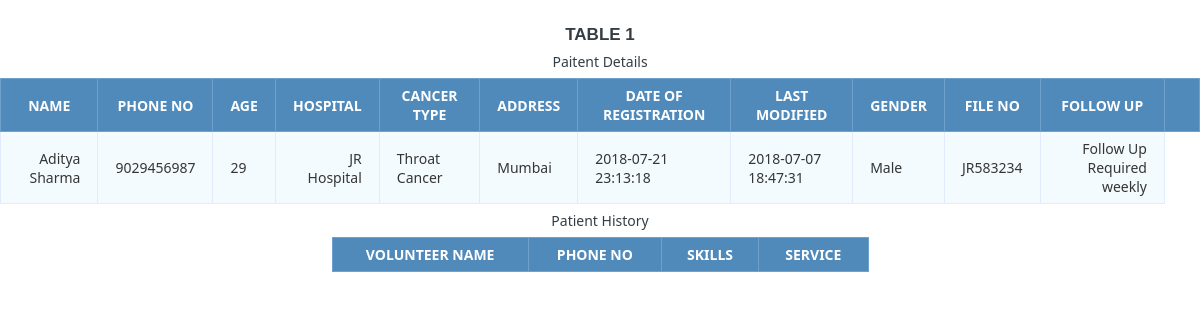
/patient_detail.php (signed in), run on the app's committed database.
### tables this page shows
CREATE TABLE `patient` (
  `id` int(11) NOT NULL,
  `name` varchar(100) NOT NULL,
  `hospital` varchar(100) DEFAULT NULL,
  `age` int(3) DEFAULT NULL,
  `type_of_cancer` varchar(100) NOT NULL,
  `address` varchar(100) DEFAULT NULL,
  `date_of_reg` timestamp NOT NULL DEFAULT CURRENT_TIMESTAMP ON UPDATE CURRENT_TIMESTAMP,
  `last_modified` timestamp NOT NULL DEFAULT '0000-00-00 00:00:00',
  `gender` varchar(10) NOT NULL,
  `file_no` varchar(100) NOT NULL,
  `phone_no` varchar(10) NOT NULL,
  `follow_up` varchar(100) NOT NULL,
  `password` varchar(100) NOT NULL,
  `email_id` varchar(100) NOT NULL
);

### patient_detail.php (the view, shortened to what this page needs)
<html>
<head>
</head>
<body>
<h1>Table 1</h1>
<table class="data-table">
    <caption class="title">Paitent Details</caption>
    <thead>
    <tr>
        <th>Name</th>
        <th>Phone No</th>
        <th>Age</th>
        <th>Hospital</th>
        <th>Cancer Type</th>
        <th>address</th>
        <th>Date of Registration</th>
        <th>Last Modified</th>
        <th>Gender</th>
        <th>File No</th>
        <th>Follow Up</th>
        <th></th>
    </tr>
    </thead>
    <tbody>
    <?php
    include_once('connection.php');
    $patient_id = $_SESSION['pid'];
    if($stmt = $connection->prepare("SELECT * FROM patient WHERE id = ?")) {
        $stmt->bind_param("s", $patient_id);
        $stmt->execute();
        $stmt->bind_result($id, $name, $hospital, $age, $type_of_cancer, $address, $date_of_reg, $last_modified, $gender, $file_no, $phone_no, $follow_up, $password, $email);
        while ($stmt->fetch()) {
            echo "<tr><td>";
            echo "$name</td><td>";
            echo "$phone_no</td><td>";
            echo "$age</td><td>";
            echo "$hospital</td><td>";
            echo "$type_of_cancer</td><td>";
            echo "$address</td>";
            echo "<td>";
            echo "$date_of_reg</td><td>";
            echo "$last_modified</td><td>";
            echo "$gender</td><td>";
            echo "$file_no</td><td>";
            echo "$follow_up<br></td></tr>";
        }
    }
    ?>
    </tbody>
</table>
<table class="data-table">
    <caption class="title">Patient History</caption>
    <thead>
    <tr>
    <th>Volunteer Name</th>
    <th>Phone No</th>
    <th>Skills</th>
        <th>Service</th>
    </tr>
    </thead>
</table>
</body>
</html>

### patient_detail.php (style rules this page uses)
body { font-size: 15px; color: #343d44; font-family: "segoe-ui", "open-sans", tahoma, arial; padding: 0; margin: 0; }
table { margin: auto; font-family: "Lucida Sans Unicode", "Lucida Grande", "Segoe Ui"; font-size: 12px; }
h1 { margin: 25px auto 0; text-align: center; text-transform: uppercase; font-size: 17px; }
table td { transition: all .5s; }
.data-table { border-collapse: collapse; font-size: 14px; min-width: 537px; }
.data-table th, .data-table td { border: 1px solid #e1edff; padding: 7px 17px; }
.data-table caption { margin: 7px; }
.data-table thead th { background-color: #508abb; color: #FFFFFF; border-color: #6ea1cc !important; text-transform: uppercase; }
.data-table tbody td { color: #353535; }
.data-table tbody td:first-child, .data-table tbody td:nth-child(4), .data-table tbody td:last-child { text-align: right; }
.data-table tbody tr:nth-child(odd) td { background-color: #f4fbff; }

### data on the page
patient: name "Aditya Sharma", phone_no "9029456987", age "29", hospital "JR Hospital", type_of_cancer "Throat Cancer", address "Mumbai", date_of_reg "2018-07-21 23:13:18", last_modified "2018-07-07 18:47:31", gender "Male", file_no "JR583234", follow_up "Follow Up Required weekly"
